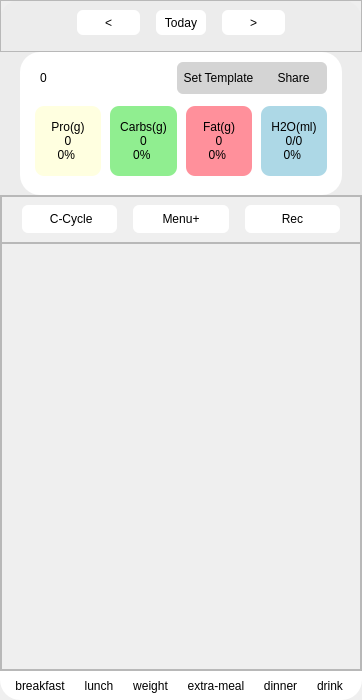
<?xml version="1.0" encoding="UTF-8"?>
<ui version="4.0">
 <class>Widget_DietInterface</class>
 <widget class="QWidget" name="Widget_DietInterface">
  <property name="geometry">
   <rect>
    <x>0</x>
    <y>0</y>
    <width>362</width>
    <height>700</height>
   </rect>
  </property>
  <property name="minimumSize">
   <size>
    <width>300</width>
    <height>666</height>
   </size>
  </property>
  <property name="windowTitle">
   <string>Form</string>
  </property>
  <layout class="QHBoxLayout" name="horizontalLayout_8">
   <property name="leftMargin">
    <number>0</number>
   </property>
   <property name="topMargin">
    <number>0</number>
   </property>
   <property name="rightMargin">
    <number>0</number>
   </property>
   <property name="bottomMargin">
    <number>0</number>
   </property>
   <item>
    <widget class="QFrame" name="frame">
     <property name="styleSheet">
      <string notr="true">#frame{
background-color:rgb(236, 236, 236);
	border-top-right-radius:20px;
	border-top-left-radius:20px;
	border-bottom-right-radius:20px;
	border-bottom-left-radius:20px;
}</string>
     </property>
     <property name="frameShape">
      <enum>QFrame::Shape::StyledPanel</enum>
     </property>
     <property name="frameShadow">
      <enum>QFrame::Shadow::Raised</enum>
     </property>
     <layout class="QVBoxLayout" name="verticalLayout_3">
      <property name="spacing">
       <number>0</number>
      </property>
      <property name="leftMargin">
       <number>0</number>
      </property>
      <property name="topMargin">
       <number>0</number>
      </property>
      <property name="rightMargin">
       <number>0</number>
      </property>
      <property name="bottomMargin">
       <number>0</number>
      </property>
      <item>
       <widget class="QFrame" name="frame_2">
        <property name="styleSheet">
         <string notr="true">QLabel{
	background-color: white; /* 纯白背景 */
	border-top-right-radius:6px;
	border-top-left-radius:6px;
	border-bottom-right-radius:6px;
	border-bottom-left-radius:6px;
}

QToolButton {
    font: 9pt &quot;微软雅黑&quot;;
    border-radius: 6px; /* 轻微圆角 */
    background-color: white; /* 纯白背景 */
    color: black; /* 黑色文字 */
    min-width: 60px;
    min-height: 25px;

}

QToolButton:hover {
    background-color: #f0f0f0; /* 浅灰色悬浮效果 */
    margin-top: 2px; /* 轻微下移，增加按压感 */
}

QToolButton:pressed {
    background-color: #e0e0e0; /* 按下时变深灰 */
    margin-top: 1px; /* 按下时轻微上移 */
}

QToolButton:disabled {
    background-color: #f8f8f8;
    color: gray;
    border-color: #ddd;
}


/* 选中时：字体变蓝 + 发光 */
QToolButton:checked {
    background-color: white;
    color: #0078D7; /* 选中后字体变蓝 */
    font-weight: bold; /* 加粗 */
    text-shadow: 0px 0px 5px #4da6ff; /* 轻微发光效果 */
}

QPushButton {
    font: 9pt &quot;微软雅黑&quot;;
    border-radius: 6px; /* 轻微圆角 */
    background-color: transparent; /* 纯白背景 */
    color: black; /* 黑色文字 */
    min-width: 60px;
    min-height: 25px;
}

QPushButton:hover {
    background-color: #f0f0f0; /* 浅灰色悬浮效果 */
    margin-top: 2px; /* 轻微下移，增加按压感 */
}

QPushButton:pressed {
    background-color: #e0e0e0; /* 按下时变深灰 */
    margin-top: 1px; /* 按下时轻微上移 */
}

QPushButton:disabled {
    background-color: #f8f8f8;
    color: gray;
    border-color: #ddd;
}



</string>
        </property>
        <property name="frameShape">
         <enum>QFrame::Shape::StyledPanel</enum>
        </property>
        <property name="frameShadow">
         <enum>QFrame::Shadow::Raised</enum>
        </property>
        <layout class="QVBoxLayout" name="verticalLayout_2">
         <property name="spacing">
          <number>0</number>
         </property>
         <property name="leftMargin">
          <number>0</number>
         </property>
         <property name="topMargin">
          <number>9</number>
         </property>
         <property name="rightMargin">
          <number>0</number>
         </property>
         <property name="bottomMargin">
          <number>16</number>
         </property>
         <item>
          <layout class="QHBoxLayout" name="horizontalLayout_2">
           <property name="spacing">
            <number>16</number>
           </property>
           <property name="bottomMargin">
            <number>0</number>
           </property>
           <item>
            <widget class="QPushButton" name="button_return">
             <property name="text">
              <string/>
             </property>
             <property name="icon">
              <iconset resource="../res.qrc">
               <normaloff>:/icons/icon/back.png</normaloff>:/icons/icon/back.png</iconset>
             </property>
             <property name="iconSize">
              <size>
               <width>24</width>
               <height>24</height>
              </size>
             </property>
            </widget>
           </item>
           <item>
            <widget class="QToolButton" name="button_previous">
             <property name="styleSheet">
              <string notr="true">QToolButton{
background-color:white;
}</string>
             </property>
             <property name="text">
              <string>&lt;</string>
             </property>
            </widget>
           </item>
           <item>
            <widget class="QLabel" name="label">
             <property name="text">
              <string>Today</string>
             </property>
             <property name="alignment">
              <set>Qt::AlignmentFlag::AlignCenter</set>
             </property>
            </widget>
           </item>
           <item>
            <widget class="QToolButton" name="button_next">
             <property name="styleSheet">
              <string notr="true">QToolButton{
background-color:white;
}</string>
             </property>
             <property name="text">
              <string>&gt;</string>
             </property>
            </widget>
           </item>
           <item>
            <widget class="QPushButton" name="button_seeting">
             <property name="text">
              <string/>
             </property>
             <property name="icon">
              <iconset resource="../res.qrc">
               <normaloff>:/icons/icon/setting.png</normaloff>:/icons/icon/setting.png</iconset>
             </property>
             <property name="iconSize">
              <size>
               <width>24</width>
               <height>24</height>
              </size>
             </property>
            </widget>
           </item>
          </layout>
         </item>
        </layout>
       </widget>
      </item>
      <item>
       <widget class="QFrame" name="frame_3">
        <property name="styleSheet">
         <string notr="true">#frame_3{
	background-color: rgb(255, 255, 255);
	border-top-right-radius:20px;
	border-top-left-radius:20px;
	border-bottom-right-radius:20px;
	border-bottom-left-radius:20px;
	margin-left:20px;
	margin-right:20px;
}

QFrame{
	background-color: rgb(255, 255, 255);
}

QToolButton {
    font: 9pt &quot;微软雅黑&quot;;
    border-radius: 6px; /* 轻微圆角 */
    background-color: white; /* 纯白背景 */
    color: black; /* 黑色文字 */
    min-width: 60px;
    min-height: 25px;

}

QToolButton:hover {
    background-color: #f0f0f0; /* 浅灰色悬浮效果 */
    margin-top: 2px; /* 轻微下移，增加按压感 */
}

QToolButton:pressed {
    background-color: #e0e0e0; /* 按下时变深灰 */
    margin-top: 1px; /* 按下时轻微上移 */
}

QToolButton:disabled {
    background-color: #f8f8f8;
    color: gray;
    border-color: #ddd;
}


/* 选中时：字体变蓝 + 发光 */
QToolButton:checked {
    background-color: white;
    color: #0078D7; /* 选中后字体变蓝 */
    font-weight: bold; /* 加粗 */
    text-shadow: 0px 0px 5px #4da6ff; /* 轻微发光效果 */
}

</string>
        </property>
        <property name="frameShape">
         <enum>QFrame::Shape::StyledPanel</enum>
        </property>
        <property name="frameShadow">
         <enum>QFrame::Shadow::Raised</enum>
        </property>
        <layout class="QVBoxLayout" name="verticalLayout">
         <property name="spacing">
          <number>6</number>
         </property>
         <property name="leftMargin">
          <number>9</number>
         </property>
         <property name="topMargin">
          <number>9</number>
         </property>
         <property name="rightMargin">
          <number>9</number>
         </property>
         <property name="bottomMargin">
          <number>9</number>
         </property>
         <item>
          <widget class="QFrame" name="frame_6">
           <property name="styleSheet">
            <string notr="true">#frame_6{
background:transparent;
margin-left: 10px;  /* 根据需要可调整数值 */
margin-right: 5px;}</string>
           </property>
           <property name="frameShape">
            <enum>QFrame::Shape::StyledPanel</enum>
           </property>
           <property name="frameShadow">
            <enum>QFrame::Shadow::Raised</enum>
           </property>
           <layout class="QHBoxLayout" name="horizontalLayout_6">
            <property name="spacing">
             <number>0</number>
            </property>
            <property name="leftMargin">
             <number>0</number>
            </property>
            <property name="topMargin">
             <number>0</number>
            </property>
            <property name="rightMargin">
             <number>0</number>
            </property>
            <property name="bottomMargin">
             <number>0</number>
            </property>
            <item>
             <layout class="QHBoxLayout" name="horizontalLayout_5">
              <item>
               <widget class="QLabel" name="label_diet_energy">
                <property name="text">
                 <string>0</string>
                </property>
               </widget>
              </item>
              <item>
               <spacer name="horizontalSpacer">
                <property name="orientation">
                 <enum>Qt::Orientation::Horizontal</enum>
                </property>
                <property name="sizeHint" stdset="0">
                 <size>
                  <width>40</width>
                  <height>20</height>
                 </size>
                </property>
               </spacer>
              </item>
             </layout>
            </item>
            <item>
             <layout class="QHBoxLayout" name="horizontalLayout_4">
              <property name="spacing">
               <number>0</number>
              </property>
              <item>
               <widget class="QToolButton" name="toolButton_7">
                <property name="styleSheet">
                 <string notr="true">QToolButton {
    border-top-left-radius: 6px;
    border-bottom-left-radius: 6px;
    border-top-right-radius: 0px;
    border-bottom-right-radius: 0px;
    padding: 2px;
    background-color: rgb(212, 212, 212);
}

QToolButton:hover {
    background-color: #f0f0f0; /* 浅灰色悬浮效果 */
}

QToolButton:pressed {
    background-color: #e0e0e0; /* 按下时变深灰 */
}</string>
                </property>
                <property name="text">
                 <string>Set Template</string>
                </property>
               </widget>
              </item>
              <item>
               <widget class="QToolButton" name="toolButton_8">
                <property name="styleSheet">
                 <string notr="true">QToolButton {
    border-top-left-radius: 0px;
    border-bottom-left-radius: 0px;
    border-top-right-radius: 6px;
    border-bottom-right-radius: 6px;
    padding: 2px;
    background-color: rgb(212, 212, 212);
}

QToolButton:hover {
    background-color: #f0f0f0; /* 浅灰色悬浮效果 */
}
</string>
                </property>
                <property name="text">
                 <string>Share</string>
                </property>
               </widget>
              </item>
             </layout>
            </item>
           </layout>
          </widget>
         </item>
         <item>
          <layout class="QHBoxLayout" name="horizontalLayout_7">
           <property name="spacing">
            <number>9</number>
           </property>
           <property name="leftMargin">
            <number>6</number>
           </property>
           <property name="topMargin">
            <number>5</number>
           </property>
           <property name="rightMargin">
            <number>6</number>
           </property>
           <property name="bottomMargin">
            <number>10</number>
           </property>
           <item>
            <widget class="QLabel" name="label_diet_protein">
             <property name="sizePolicy">
              <sizepolicy hsizetype="Minimum" vsizetype="Minimum">
               <horstretch>0</horstretch>
               <verstretch>0</verstretch>
              </sizepolicy>
             </property>
             <property name="minimumSize">
              <size>
               <width>50</width>
               <height>70</height>
              </size>
             </property>
             <property name="layoutDirection">
              <enum>Qt::LayoutDirection::LeftToRight</enum>
             </property>
             <property name="styleSheet">
              <string notr="true">QLabel {
    font: 8pt &quot;微软雅黑&quot;;
    border-radius: 9px; /* 圆角 */
    background-color: lightyellow; /* 背景颜色 */
    color: black; /* 文字颜色 */
    padding: 5px; /* 内边距 */
}
</string>
             </property>
             <property name="text">
              <string>Pro(g)
0
0% </string>
             </property>
             <property name="alignment">
              <set>Qt::AlignmentFlag::AlignCenter</set>
             </property>
            </widget>
           </item>
           <item>
            <widget class="QLabel" name="label_diet_carbohydrate">
             <property name="sizePolicy">
              <sizepolicy hsizetype="Minimum" vsizetype="Minimum">
               <horstretch>0</horstretch>
               <verstretch>0</verstretch>
              </sizepolicy>
             </property>
             <property name="minimumSize">
              <size>
               <width>50</width>
               <height>70</height>
              </size>
             </property>
             <property name="styleSheet">
              <string notr="true">QLabel {
    font: 8pt &quot;微软雅黑&quot;;
    border-radius: 9px; /* 圆角 */
    background-color: lightgreen; /* 背景颜色 */
    color: black; /* 文字颜色 */
    padding: 5px; /* 内边距 */
}
</string>
             </property>
             <property name="text">
              <string>Carbs(g)
0
0% </string>
             </property>
             <property name="alignment">
              <set>Qt::AlignmentFlag::AlignCenter</set>
             </property>
            </widget>
           </item>
           <item>
            <widget class="QLabel" name="label_diet_fat">
             <property name="sizePolicy">
              <sizepolicy hsizetype="Minimum" vsizetype="Minimum">
               <horstretch>0</horstretch>
               <verstretch>0</verstretch>
              </sizepolicy>
             </property>
             <property name="minimumSize">
              <size>
               <width>50</width>
               <height>70</height>
              </size>
             </property>
             <property name="styleSheet">
              <string notr="true">QLabel {
    font: 8pt &quot;微软雅黑&quot;;
    border-radius: 9px; /* 圆角 */

	
	background-color: rgb(255, 144, 155);
    color: black; /* 文字颜色 */
    padding: 5px; /* 内边距 */
}
</string>
             </property>
             <property name="text">
              <string>Fat(g)
0
0% </string>
             </property>
             <property name="alignment">
              <set>Qt::AlignmentFlag::AlignCenter</set>
             </property>
            </widget>
           </item>
           <item>
            <widget class="QLabel" name="label_diet_water">
             <property name="sizePolicy">
              <sizepolicy hsizetype="Minimum" vsizetype="Minimum">
               <horstretch>0</horstretch>
               <verstretch>0</verstretch>
              </sizepolicy>
             </property>
             <property name="minimumSize">
              <size>
               <width>50</width>
               <height>70</height>
              </size>
             </property>
             <property name="styleSheet">
              <string notr="true">QLabel {
    font: 8pt &quot;微软雅黑&quot;;
    border-radius: 9px; /* 圆角 */
    background-color: lightblue; /* 背景颜色 */
    color: black; /* 文字颜色 */
    padding: 5px; /* 内边距 */
}
</string>
             </property>
             <property name="text">
              <string>H2O(ml)
0/0
0% </string>
             </property>
             <property name="alignment">
              <set>Qt::AlignmentFlag::AlignCenter</set>
             </property>
            </widget>
           </item>
          </layout>
         </item>
        </layout>
       </widget>
      </item>
      <item>
       <widget class="QScrollArea" name="scrollArea">
        <property name="styleSheet">
         <string notr="true">QScrollArea {              /* 主容器 */
    border: none;
}</string>
        </property>
        <property name="widgetResizable">
         <bool>true</bool>
        </property>
        <widget class="QWidget" name="scrollAreaWidgetContents">
         <property name="geometry">
          <rect>
           <x>0</x>
           <y>0</y>
           <width>362</width>
           <height>452</height>
          </rect>
         </property>
         <layout class="QHBoxLayout" name="horizontalLayout_9">
          <property name="spacing">
           <number>0</number>
          </property>
          <property name="leftMargin">
           <number>0</number>
          </property>
          <property name="topMargin">
           <number>0</number>
          </property>
          <property name="rightMargin">
           <number>0</number>
          </property>
          <property name="bottomMargin">
           <number>0</number>
          </property>
          <item>
           <widget class="QFrame" name="frame_4">
            <property name="styleSheet">
             <string notr="true">QToolButton {
    font: 9pt &quot;微软雅黑&quot;;
    border-radius: 6px; /* 轻微圆角 */
    background-color: white; /* 纯白背景 */
    color: black; /* 黑色文字 */
    min-width: 60px;
    min-height: 25px;

}

QToolButton:hover {
    background-color: #f0f0f0; /* 浅灰色悬浮效果 */
    margin-top: 2px; /* 轻微下移，增加按压感 */
}

QToolButton:pressed {
    background-color: #e0e0e0; /* 按下时变深灰 */
    margin-top: 1px; /* 按下时轻微上移 */
}

QToolButton:disabled {
    background-color: #f8f8f8;
    color: gray;
    border-color: #ddd;
}


/* 选中时：字体变蓝 + 发光 */
QToolButton:checked {
    background-color: white;
    color: #0078D7; /* 选中后字体变蓝 */
    font-weight: bold; /* 加粗 */
    text-shadow: 0px 0px 5px #4da6ff; /* 轻微发光效果 */
}

</string>
            </property>
            <property name="frameShape">
             <enum>QFrame::Shape::StyledPanel</enum>
            </property>
            <property name="frameShadow">
             <enum>QFrame::Shadow::Raised</enum>
            </property>
            <layout class="QVBoxLayout" name="verticalLayout_5" stretch="1,9">
             <property name="spacing">
              <number>0</number>
             </property>
             <property name="leftMargin">
              <number>0</number>
             </property>
             <property name="topMargin">
              <number>0</number>
             </property>
             <property name="rightMargin">
              <number>0</number>
             </property>
             <property name="bottomMargin">
              <number>0</number>
             </property>
             <item>
              <widget class="QFrame" name="frame_7">
               <property name="frameShape">
                <enum>QFrame::Shape::StyledPanel</enum>
               </property>
               <property name="frameShadow">
                <enum>QFrame::Shadow::Raised</enum>
               </property>
               <layout class="QVBoxLayout" name="verticalLayout_4">
                <property name="spacing">
                 <number>0</number>
                </property>
                <property name="leftMargin">
                 <number>0</number>
                </property>
                <property name="topMargin">
                 <number>0</number>
                </property>
                <property name="rightMargin">
                 <number>0</number>
                </property>
                <property name="bottomMargin">
                 <number>0</number>
                </property>
                <item>
                 <layout class="QHBoxLayout" name="horizontalLayout_3">
                  <property name="spacing">
                   <number>16</number>
                  </property>
                  <property name="leftMargin">
                   <number>20</number>
                  </property>
                  <property name="topMargin">
                   <number>0</number>
                  </property>
                  <property name="rightMargin">
                   <number>20</number>
                  </property>
                  <item>
                   <widget class="QToolButton" name="button_carbonCycleSetting">
                    <property name="sizePolicy">
                     <sizepolicy hsizetype="MinimumExpanding" vsizetype="Fixed">
                      <horstretch>0</horstretch>
                      <verstretch>0</verstretch>
                     </sizepolicy>
                    </property>
                    <property name="text">
                     <string> C-Cycle</string>
                    </property>
                    <property name="icon">
                     <iconset resource="../res.qrc">
                      <normaloff>:/icons/icon/xunhuan.png</normaloff>:/icons/icon/xunhuan.png</iconset>
                    </property>
                    <property name="toolButtonStyle">
                     <enum>Qt::ToolButtonStyle::ToolButtonTextBesideIcon</enum>
                    </property>
                   </widget>
                  </item>
                  <item>
                   <widget class="QToolButton" name="button_Menu">
                    <property name="sizePolicy">
                     <sizepolicy hsizetype="MinimumExpanding" vsizetype="Fixed">
                      <horstretch>0</horstretch>
                      <verstretch>0</verstretch>
                     </sizepolicy>
                    </property>
                    <property name="text">
                     <string>Menu+</string>
                    </property>
                    <property name="icon">
                     <iconset resource="../res.qrc">
                      <normaloff>:/icons/icon/shipu.png</normaloff>:/icons/icon/shipu.png</iconset>
                    </property>
                    <property name="toolButtonStyle">
                     <enum>Qt::ToolButtonStyle::ToolButtonTextBesideIcon</enum>
                    </property>
                   </widget>
                  </item>
                  <item>
                   <widget class="QToolButton" name="button_foodRecommendation">
                    <property name="sizePolicy">
                     <sizepolicy hsizetype="MinimumExpanding" vsizetype="Fixed">
                      <horstretch>0</horstretch>
                      <verstretch>0</verstretch>
                     </sizepolicy>
                    </property>
                    <property name="text">
                     <string>Rec</string>
                    </property>
                    <property name="icon">
                     <iconset resource="../res.qrc">
                      <normaloff>:/icons/icon/tuijianma.png</normaloff>:/icons/icon/tuijianma.png</iconset>
                    </property>
                    <property name="toolButtonStyle">
                     <enum>Qt::ToolButtonStyle::ToolButtonTextBesideIcon</enum>
                    </property>
                   </widget>
                  </item>
                 </layout>
                </item>
               </layout>
              </widget>
             </item>
             <item>
              <widget class="QFrame" name="frame_8">
               <property name="frameShape">
                <enum>QFrame::Shape::StyledPanel</enum>
               </property>
               <property name="frameShadow">
                <enum>QFrame::Shadow::Raised</enum>
               </property>
              </widget>
             </item>
            </layout>
           </widget>
          </item>
         </layout>
        </widget>
       </widget>
      </item>
      <item>
       <widget class="QFrame" name="frame_5">
        <property name="styleSheet">
         <string notr="true">QFrame{
	background:white;
	border-bottom-right-radius:20px;
	border-bottom-left-radius:20px;
}

QToolButton {
    font: 9pt &quot;微软雅黑&quot;; 
    qproperty-alignment: AlignLeft; /* 文字左对齐 */
    padding-left: 0px; /* 确保紧贴左边 */
    border-radius: 6px; /* 轻微圆角 */
    background-color: transparent; 
    color: black; /* 黑色文字 */
    min-width: 16px;
    min-height: 16px;

}

QToolButton:hover {
    background-color: #f0f0f0; /* 浅灰色悬浮效果 */
    margin-top: 2px; /* 轻微下移，增加按压感 */
}

QToolButton:pressed {
    background-color: #e0e0e0; /* 按下时变深灰 */
    margin-top: 1px; /* 按下时轻微上移 */
}

QToolButton:disabled {
    background-color: #f8f8f8;
    color: gray;
    border-color: #ddd;
}

/* 选中时：字体变蓝 + 发光 */
QToolButton:checked {
    background-color: transparent;
    color: #0078D7; /* 选中后字体变蓝 */
    font-weight: bold; /* 加粗 */
    text-shadow: 0px 0px 5px #4da6ff; /* 轻微发光效果 */
}
</string>
        </property>
        <property name="frameShape">
         <enum>QFrame::Shape::StyledPanel</enum>
        </property>
        <property name="frameShadow">
         <enum>QFrame::Shadow::Raised</enum>
        </property>
        <layout class="QHBoxLayout" name="horizontalLayout">
         <property name="spacing">
          <number>0</number>
         </property>
         <property name="leftMargin">
          <number>0</number>
         </property>
         <property name="topMargin">
          <number>5</number>
         </property>
         <property name="rightMargin">
          <number>0</number>
         </property>
         <property name="bottomMargin">
          <number>5</number>
         </property>
         <item>
          <widget class="QToolButton" name="button_diet_breakfast">
           <property name="minimumSize">
            <size>
             <width>16</width>
             <height>16</height>
            </size>
           </property>
           <property name="styleSheet">
            <string notr="true"/>
           </property>
           <property name="text">
            <string>breakfast</string>
           </property>
           <property name="icon">
            <iconset resource="../res.qrc">
             <normaloff>:/icons/icon/zaocan.png</normaloff>:/icons/icon/zaocan.png</iconset>
           </property>
           <property name="toolButtonStyle">
            <enum>Qt::ToolButtonStyle::ToolButtonTextUnderIcon</enum>
           </property>
          </widget>
         </item>
         <item>
          <widget class="QToolButton" name="button_diet_lunch">
           <property name="styleSheet">
            <string notr="true"/>
           </property>
           <property name="text">
            <string>lunch</string>
           </property>
           <property name="icon">
            <iconset resource="../res.qrc">
             <normaloff>:/icons/icon/wucan.png</normaloff>:/icons/icon/wucan.png</iconset>
           </property>
           <property name="toolButtonStyle">
            <enum>Qt::ToolButtonStyle::ToolButtonTextUnderIcon</enum>
           </property>
          </widget>
         </item>
         <item>
          <widget class="QToolButton" name="button_diet_weight">
           <property name="styleSheet">
            <string notr="true"/>
           </property>
           <property name="text">
            <string>weight</string>
           </property>
           <property name="icon">
            <iconset resource="../res.qrc">
             <normaloff>:/icons/icon/tizhong.png</normaloff>:/icons/icon/tizhong.png</iconset>
           </property>
           <property name="toolButtonStyle">
            <enum>Qt::ToolButtonStyle::ToolButtonTextUnderIcon</enum>
           </property>
          </widget>
         </item>
         <item>
          <widget class="QToolButton" name="button_diet_extra_meal">
           <property name="styleSheet">
            <string notr="true"/>
           </property>
           <property name="text">
            <string>extra-meal</string>
           </property>
           <property name="icon">
            <iconset resource="../res.qrc">
             <normaloff>:/icons/icon/jiangmianbaoregou.png</normaloff>:/icons/icon/jiangmianbaoregou.png</iconset>
           </property>
           <property name="toolButtonStyle">
            <enum>Qt::ToolButtonStyle::ToolButtonTextUnderIcon</enum>
           </property>
          </widget>
         </item>
         <item>
          <widget class="QToolButton" name="button_diet_dinner">
           <property name="styleSheet">
            <string notr="true"/>
           </property>
           <property name="text">
            <string>dinner</string>
           </property>
           <property name="icon">
            <iconset resource="../res.qrc">
             <normaloff>:/icons/icon/hanbao.png</normaloff>:/icons/icon/hanbao.png</iconset>
           </property>
           <property name="toolButtonStyle">
            <enum>Qt::ToolButtonStyle::ToolButtonTextUnderIcon</enum>
           </property>
          </widget>
         </item>
         <item>
          <widget class="QToolButton" name="button_diet_drink">
           <property name="styleSheet">
            <string notr="true"/>
           </property>
           <property name="text">
            <string>drink</string>
           </property>
           <property name="icon">
            <iconset resource="../res.qrc">
             <normaloff>:/icons/icon/yinshui.png</normaloff>:/icons/icon/yinshui.png</iconset>
           </property>
           <property name="toolButtonStyle">
            <enum>Qt::ToolButtonStyle::ToolButtonTextUnderIcon</enum>
           </property>
          </widget>
         </item>
        </layout>
       </widget>
      </item>
     </layout>
    </widget>
   </item>
  </layout>
 </widget>
 <resources>
  <include location="../res.qrc"/>
 </resources>
 <connections>
  <connection>
   <sender>button_return</sender>
   <signal>clicked()</signal>
   <receiver>Widget_DietInterface</receiver>
   <slot>close()</slot>
   <hints>
    <hint type="sourcelabel">
     <x>44</x>
     <y>20</y>
    </hint>
    <hint type="destinationlabel">
     <x>30</x>
     <y>-13</y>
    </hint>
   </hints>
  </connection>
 </connections>
</ui>
